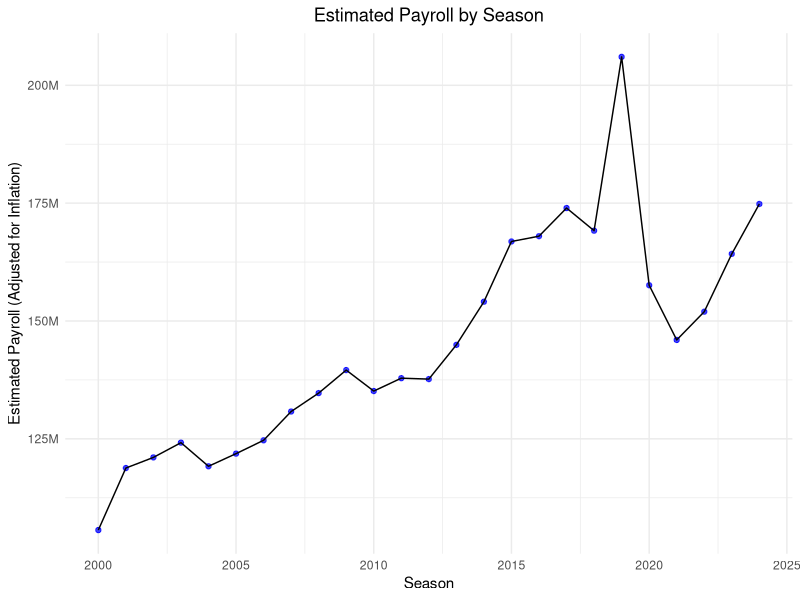
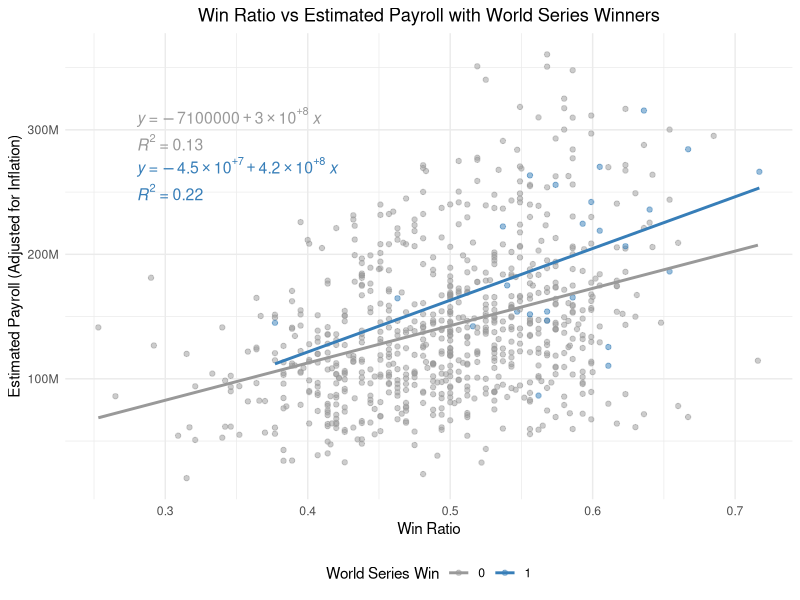
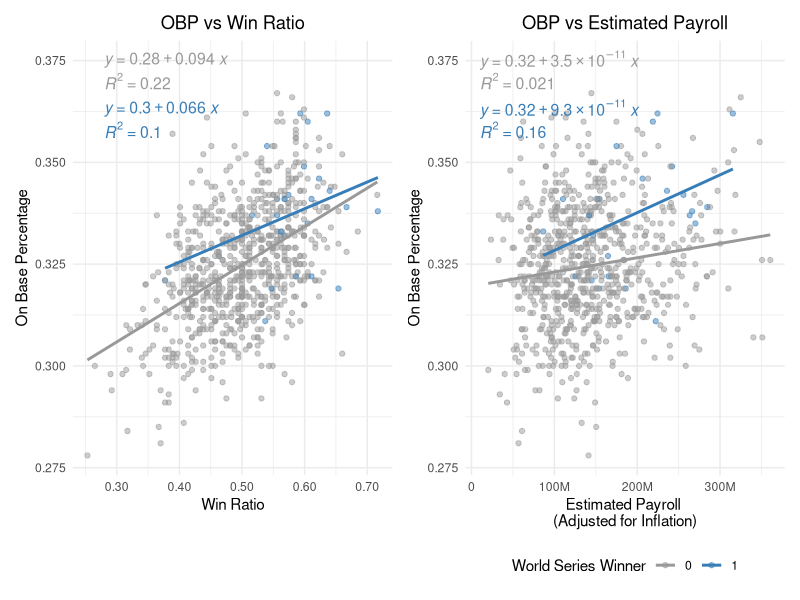
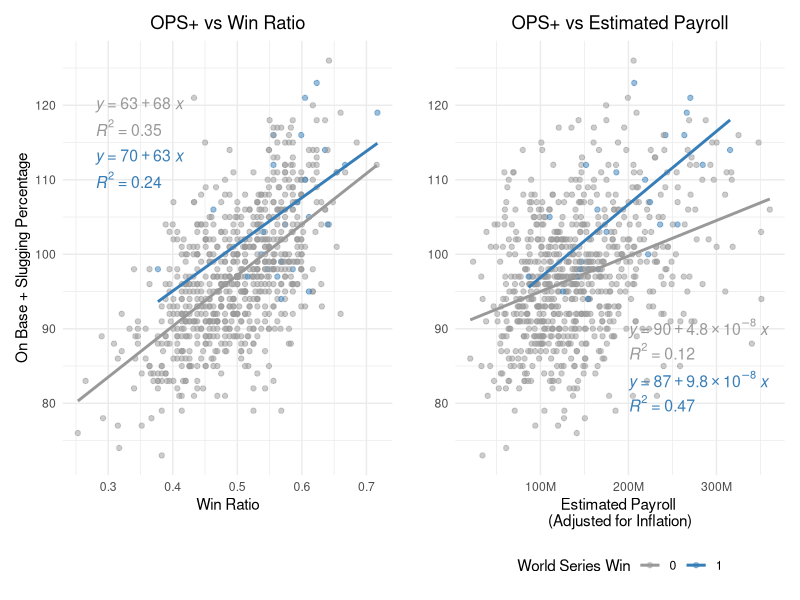
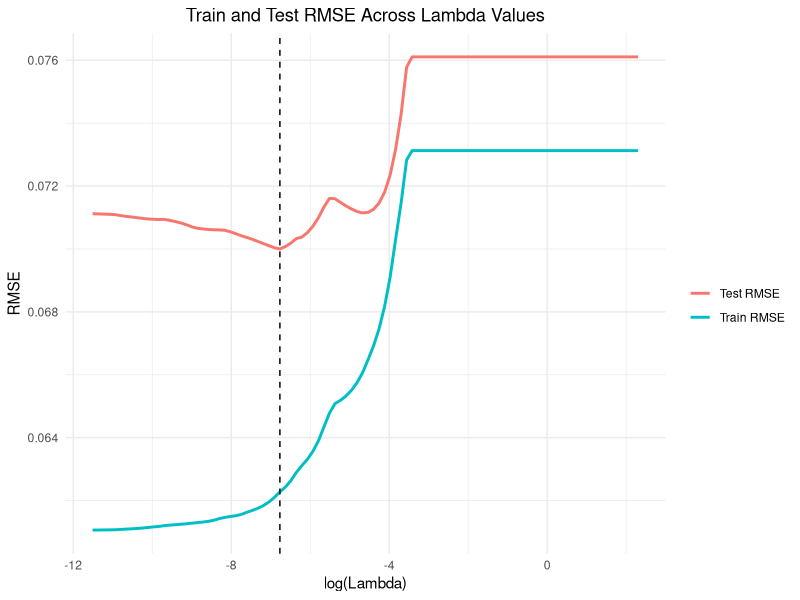
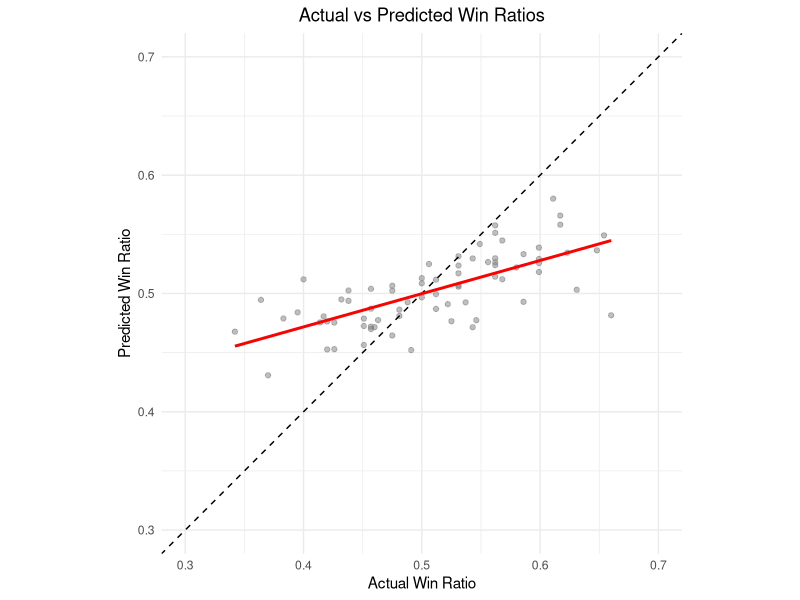

Reproduce these figures in R, in order.
## ---- chunk 1
knitr::opts_chunk$set(
  echo = FALSE,
  warning = FALSE,
  message = FALSE
)
## ---- chunk 2
library(tidyverse)
library(tibble)
library(broom)
library(skimr)
library(knitr)
library(patchwork)
library(scales)
library(glmnet)
library(ggpubr)
set.seed(90210)
## ---- chunk 3
batting_data <- read.csv("mlb_batting_data.csv")

win_data <- read.csv("mlb_win_data.csv")

payroll_data <- read.csv("mlb_payroll_data.csv")

inflation <- read.csv("inflation_multiplier.csv")

inflation <- inflation %>%
  rename(year = Year)

#skim(batting_data)
#skim(win_data)
#skim(payroll_data)

#str(batting_data)
#str(win_data)
#str(payroll_data)
## ---- chunk 4
mlb_data <- left_join(batting_data, win_data, by = c("team_name", "year"))

mlb_data <- left_join(mlb_data, payroll_data, by = c("team_name", "year"))



mlb_data <- left_join(mlb_data, inflation, by = "year")

mlb_data <- mlb_data %>%
  rename(
    team = team_name,
    runs_per_game = runs.game,
    doubles = X2b,
    triples = X3b,
    win_ratio = w.l)

skim(mlb_data)
## ---- chunk 5
mlb_data[31, 35] <- 169733434
mlb_data[62, 35] <- 154941213
mlb_data[93, 35] <- 134486564
mlb_data[124, 35] <- 120644596
mlb_data[155, 35] <- 128118328
mlb_data[217, 35] <- 132151837
mlb_data[248, 35] <- 132796421
mlb_data[155, 35] <- 128118328

mlb_data <- mlb_data %>%
  mutate(
    est_payroll = as.numeric(gsub("^\\$|,", "", est_payroll)),
    team = ifelse(team == "Tampa Bay Devil Rays", "Tampa Bay Rays", team),
    team = ifelse(team == "Florida Marlins", "Miami Marlins", team),
    team = ifelse(team == "Cleveland Indians", "Cleveland Guardians", team),
    team = ifelse(team == "Montreal Expos", "Washington Nationals", team),
    adjusted_payroll = est_payroll * inflation_multiplier)

skim(mlb_data)
## ---- chunk 6
avg_mlb_data <- mlb_data %>%
  filter(team == "League Average")

ggplot(avg_mlb_data,
       aes(x = year,
           y = adjusted_payroll)) +
  geom_point(alpha = .75,
             color = "blue") +
  geom_line() +
  scale_y_continuous(labels = label_number(scale_cut = cut_short_scale())) +
  theme_minimal() +
  labs(x = "Season",
       y = "Estimated Payroll (Adjusted for Inflation)",
       title = "Estimated Payroll by Season") +
  theme(plot.title = element_text(hjust = .5))
## ---- chunk 7
ggplot(mlb_data,
       aes(x = win_ratio,
           y = adjusted_payroll,
           color = as.factor(world_series_win))) +
  geom_point(alpha = .5) +
  geom_smooth(method = "lm", 
              se = FALSE,
              aes(color = as.factor(world_series_win))) +
  scale_y_continuous(labels = label_number(scale_cut = cut_short_scale())) +
  theme_minimal() +
  scale_color_manual(values = c("0" = "#999999", "1" = "#377eb8")) +
  stat_regline_equation(
    data = subset(mlb_data, world_series_win == 0),
    aes(x = win_ratio, y = adjusted_payroll),
    label.x = 0.28,
    label.y = 310000000,
    size = 4,
    color = "#999999",
    show.legend = FALSE) +
  stat_regline_equation(
    data = subset(mlb_data, world_series_win == 0),
    aes(x = win_ratio, y = adjusted_payroll, label = ..rr.label..),
    label.x = 0.28,
    label.y = 290000000,
    size = 4,
    color = "#999999",
    show.legend = FALSE) +
  stat_regline_equation(
    data = subset(mlb_data, world_series_win == 1),
    aes(x = win_ratio, y = adjusted_payroll),
    label.x = 0.28,
    label.y = 270000000,
    size = 4,
    color = "#377eb8",
    show.legend = FALSE) +
  stat_regline_equation(
    data = subset(mlb_data, world_series_win == 1),
    aes(x = win_ratio, y = adjusted_payroll, label = ..rr.label..),
    label.x = 0.28,
    label.y = 250000000,
    size = 4,
    color = "#377eb8",
    show.legend = FALSE) +
  labs(x = "Win Ratio",
       y = "Estimated Payroll (Adjusted for Inflation)",
       title = "Win Ratio vs Estimated Payroll with World Series Winners",
       color = "World Series Win") +
  theme(plot.title = element_text(hjust = .5),
        legend.position = "bottom")
## ---- chunk 8
obp_vs_win <- ggplot(mlb_data,
       aes(x = win_ratio,
           y = obp)) +
  geom_point(aes(color = as.factor(world_series_win)),
             alpha = .5) +
  geom_smooth(aes(color = as.factor(world_series_win)),
              method = "lm",
              se = FALSE) +
  scale_x_continuous(labels = label_number(scale_cut = cut_short_scale())) +
  theme_minimal() +
  labs(x = "Win Ratio",
       y = "On Base Percentage",
       title = "OBP vs Win Ratio") +
  scale_color_manual(values = c("0" = "#999999", "1" = "#377eb8")) +
  stat_regline_equation(
    data = subset(mlb_data, world_series_win == 0),
    aes(x = win_ratio, y = obp),
    label.x = 0.28,
    label.y = .375,
    size = 4,
    color = "#999999",
    show.legend = FALSE) +
  stat_regline_equation(
    data = subset(mlb_data, world_series_win == 0),
    aes(x = win_ratio, y = obp, label = ..rr.label..),
    label.x = 0.28,
    label.y = .37,
    size = 4,
    color = "#999999",
    show.legend = FALSE) +
  stat_regline_equation(
    data = subset(mlb_data, world_series_win == 1),
    aes(x = win_ratio, y = obp),
    label.x = 0.28,
    label.y = .363,
    size = 4,
    color = "#377eb8",
    show.legend = FALSE) +
  stat_regline_equation(
    data = subset(mlb_data, world_series_win == 1),
    aes(x = win_ratio, y = obp, label = ..rr.label..),
    label.x = 0.28,
    label.y = .358,
    size = 4,
    color = "#377eb8",
    show.legend = FALSE) +
  theme(plot.title = element_text(hjust = .5),
        legend.position = "none")

obp_vs_payroll <- ggplot(mlb_data,
       aes(x = adjusted_payroll,
           y = obp)) +
  geom_point(aes(color = as.factor(world_series_win)),
             alpha = .5) +
  geom_smooth(aes(color = as.factor(world_series_win)),
              method = "lm",
              se = FALSE) +
  scale_x_continuous(labels = label_number(scale_cut = cut_short_scale())) +
  theme_minimal() +
  scale_color_manual(values = c("0" = "#999999", "1" = "#377eb8")) +
  labs(x = "Estimated Payroll \n(Adjusted for Inflation)",
       y = "On Base Percentage",
       title = "OBP vs Estimated Payroll",
       color = "World Series Winner") +
  stat_regline_equation(
    data = subset(mlb_data, world_series_win == 0),
    aes(x = adjusted_payroll, y = obp),
    label.x = 10000000,
    label.y = .375,
    size = 4,
    color = "#999999",
    show.legend = FALSE) +
  stat_regline_equation(
    data = subset(mlb_data, world_series_win == 0),
    aes(x = adjusted_payroll, y = obp, label = ..rr.label..),
    label.x = 10000000,
    label.y = .37,
    size = 4,
    color = "#999999",
    show.legend = FALSE) +
  stat_regline_equation(
    data = subset(mlb_data, world_series_win == 1),
    aes(x = adjusted_payroll, y = obp),
    label.x = 10000000,
    label.y = .363,
    size = 4,
    color = "#377eb8",
    show.legend = FALSE) +
  stat_regline_equation(
    data = subset(mlb_data, world_series_win == 1),
    aes(x = adjusted_payroll, y = obp, label = ..rr.label..),
    label.x = 10000000,
    label.y = .358,
    size = 4,
    color = "#377eb8",
    show.legend = FALSE) +
  theme(plot.title = element_text(hjust = .5),
        legend.position = "bottom")

(obp_vs_win | obp_vs_payroll)
## ---- chunk 9
ops_plus_vs_win_ratio <- ggplot(mlb_data,
       aes(x = win_ratio,
           y = ops_plus)) +
  geom_point(aes(color = as.factor(world_series_win)),
             alpha = .5) +
  geom_smooth(aes(color = as.factor(world_series_win)),
              method = "lm",
              se = FALSE) +
  scale_color_manual(values = c("0" = "#999999", "1" = "#377eb8")) +
  stat_regline_equation(
    data = subset(mlb_data, world_series_win == 0),
    aes(x = win_ratio, y = ops_plus),
    label.x = .28,
    label.y = 120,
    size = 4,
    color = "#999999",
    show.legend = FALSE) +
  stat_regline_equation(
    data = subset(mlb_data, world_series_win == 0),
    aes(x = win_ratio, y = ops_plus, label = ..rr.label..),
    label.x = .28,
    label.y = 117,
    size = 4,
    color = "#999999",
    show.legend = FALSE) +
  stat_regline_equation(
    data = subset(mlb_data, world_series_win == 1),
    aes(x = win_ratio, y = ops_plus),
    label.x = .28,
    label.y = 113,
    size = 4,
    color = "#377eb8",
    show.legend = FALSE) +
  stat_regline_equation(
    data = subset(mlb_data, world_series_win == 1),
    aes(x = win_ratio, y = ops_plus, label = ..rr.label..),
    label.x = .28,
    label.y = 110,
    size = 4,
    color = "#377eb8",
    show.legend = FALSE) +
  theme_minimal() +
  labs(x = "Win Ratio",
       y = "On Base + Slugging Percentage",
       title = "OPS+ vs Win Ratio") +
  theme(plot.title = element_text(hjust = .5),
        legend.position = "none")

ops_plus_vs_payroll <- ggplot(mlb_data,
       aes(x = adjusted_payroll,
           y = ops_plus)) +
  geom_point(aes(color = as.factor(world_series_win)),
             alpha = .5) +
  geom_smooth(aes(color = as.factor(world_series_win)),
              method = "lm",
              se = FALSE) +
  scale_color_manual(values = c("0" = "#999999", "1" = "#377eb8")) +
  scale_x_continuous(labels = label_number(scale_cut = cut_short_scale())) +
    stat_regline_equation(
    data = subset(mlb_data, world_series_win == 0),
    aes(x = adjusted_payroll, y = ops_plus),
    label.x = 200000000,
    label.y = 90,
    size = 4,
    color = "#999999",
    show.legend = FALSE) +
  stat_regline_equation(
    data = subset(mlb_data, world_series_win == 0),
    aes(x = adjusted_payroll, y = ops_plus, label = ..rr.label..),
    label.x = 200000000,
    label.y = 87,
    size = 4,
    color = "#999999",
    show.legend = FALSE) +
  stat_regline_equation(
    data = subset(mlb_data, world_series_win == 1),
    aes(x = adjusted_payroll, y = ops_plus),
    label.x = 200000000,
    label.y = 83,
    size = 4,
    color = "#377eb8",
    show.legend = FALSE) +
  stat_regline_equation(
    data = subset(mlb_data, world_series_win == 1),
    aes(x = adjusted_payroll, y = ops_plus, label = ..rr.label..),
    label.x = 200000000,
    label.y = 80,
    size = 4,
    color = "#377eb8",
    show.legend = FALSE) +
  theme_minimal() +
  labs(x = "Estimated Payroll \n(Adjusted for Inflation)",
       y = "",
       title = "OPS+ vs Estimated Payroll",
       color = "World Series Win") +
  theme(plot.title = element_text(hjust = .5),
        legend.position = "bottom")

(ops_plus_vs_win_ratio | ops_plus_vs_payroll)
## ---- chunk 10
set.seed(90210)

mlb_data <- mlb_data %>%
  arrange(team, year) %>%
  group_by(team) %>%
  mutate(next_year_win_ratio = lead(win_ratio)) %>%
  ungroup()

mlb_data <- mlb_data %>%
  filter(year != 2024)

eval_indices <- sample(1:nrow(mlb_data),
                         size = nrow(mlb_data) * .1,
                         replace = FALSE)

mlb_eval <- mlb_data[eval_indices, ]

mlb_remaining <- mlb_data[-eval_indices, ]

train_indices <- sample(1:nrow(mlb_remaining),
                    size = nrow(mlb_remaining) * .5,
                    replace = FALSE)

mlb_train <- mlb_remaining[train_indices, ]

mlb_test <- mlb_remaining[-train_indices, ]

train_y <- mlb_train$next_year_win_ratio
test_y <- mlb_test$next_year_win_ratio

mlb_formula <- ~ (batters + batter_age + runs_per_game + plate_apps + at_bats + runs + hits + 
                    doubles + triples + hr + rbi + sb + so + ba + obp + ops_plus + tb + sf + lob +
                    adjusted_payroll)

train_x <- model.matrix(mlb_formula, data = mlb_train)[, -1]
test_x <- model.matrix(mlb_formula, data = mlb_test)[, -1]

lambdas <- 10^seq(-5, 1, length.out = 100)

lassos <- lapply(lambdas, function(i) {
  glmnet(train_x, train_y, alpha = 1, lambda = i, standardize = TRUE)
}
)

rmse <- function(actual, predicted) {
  sqrt(mean((actual - predicted)^2))
}

rmse_df <- tibble(
  lambda = lambdas,
  train_rmse = sapply(1:length(lassos), function(i) {
    pred <- predict(lassos[[i]], newx = train_x)
    rmse(train_y, pred)
  }),
  test_rmse = sapply(1:length(lassos), function(i) {
    pred <- predict(lassos[[i]], newx = test_x)
    rmse(test_y, pred)
  })
)

rmse_table <- rmse_df %>%
  mutate(across(c(lambda, train_rmse, test_rmse), ~round(.x, 3)))

best_mlb_lambda <- rmse_df %>%
  filter(test_rmse == min(test_rmse)) %>%
  pull(lambda)

rmse_table %>%
  slice(25:45) %>%
  kable(caption = "Train and Test RMSEs for LASSO Across Lambda Values")
## ---- chunk 11
ggplot(rmse_df,
       aes(x = log(lambda))) +
  geom_line(aes(y = train_rmse,
                color = "Train RMSE"),
            linewidth = 1) +
  geom_line(aes(y = test_rmse,
                color = "Test RMSE"),
            linewidth = 1) +
  geom_vline(xintercept = log(rmse_df$lambda[which.min(rmse_df$test_rmse)]), 
             linetype = "dashed", color = "black") +
  labs(x = "log(Lambda)",
       y = "RMSE",
       title = "Train and Test RMSE Across Lambda Values",
       color = "") +
  theme_minimal() +
  theme(plot.title = element_text(hjust = .5))
## ---- chunk 12
all_train_test <- bind_rows(mlb_train, mlb_test)

all_x <- model.matrix(mlb_formula,data = all_train_test)[, -1]
all_y <- all_train_test$next_year_win_ratio

final_mlb_model <- glmnet(all_x,
                          all_y,
                          alpha = 1,
                          lambda = best_mlb_lambda)

dummy_row <- mlb_train[1, names(mlb_eval)]
mlb_eval_fixed <- bind_rows(dummy_row, mlb_eval)

mlb_eval_x <- model.matrix(mlb_formula, data = mlb_eval_fixed)[, -1]
mlb_eval_x <- mlb_eval_x[-1, ]

mlb_eval_preds <- predict(final_mlb_model,
                          s = best_mlb_lambda,
                          newx = mlb_eval_x)

mlb_eval_results <- mlb_eval %>% 
  mutate(pred_win_ratio = as.numeric(mlb_eval_preds),
         dif_win_ratio = pred_win_ratio - win_ratio)
## ---- chunk 13
ggplot(mlb_eval_results,
       aes(x = win_ratio,
           y = pred_win_ratio)) +
  geom_point(alpha = .5,
             color = "grey50") +
  geom_abline(slope = 1, 
              intercept = 0,
              linetype = "dashed",
              color = "black") +
  geom_smooth(method = "lm",
              se = FALSE,
              color = "red",
              alpha = .5) +
  theme_minimal() +
  labs(x = "Actual Win Ratio",
       y = "Predicted Win Ratio",
       title = "Actual vs Predicted Win Ratios") +
  theme(plot.title = element_text(hjust = .5)) +
  coord_fixed(ratio = 1,
              xlim = c(0.3, 0.7),
              ylim = c(0.3, 0.7))

mlb_coef_df <- (tidy(final_mlb_model, s = best_mlb_lambda)) %>%
  filter(term != "(Intercept)") %>%
  select(term, estimate)
